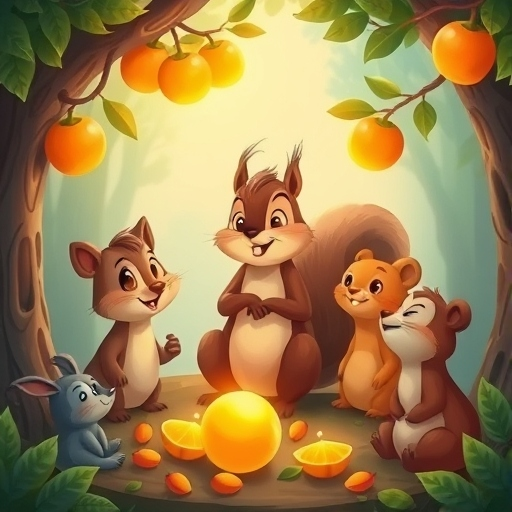
#> input picture Experiment_2_CvLab/img.jpeg, 512 x 512 px, found by its file name; its folder holds 5 pictures in this run
$ python 2_ex_CvLab.py
#> lines starting #> are read from the running program, lines starting #| are printed output that depends on the picture
import numpy as np
import matplotlib.pyplot as plt

def load_image(file_path):
    # Simulating manual image reading using matplotlib
#> called with file_path = 'Experiment_2_CvLab/img.jpeg'
    img = plt.imread(file_path)
#> img is the input picture: shape (512, 512, 3); mean R, G, B 157, 129.1, 80.6
    if img.dtype != np.uint8:  # Convert to 0-255 scale if necessary
        img = (img * 255).astype(np.uint8)
    return img

def scale_image(image, scale_factor):
#> called with scale_factor = 0.5
    height, width, channels = image.shape
#> height = 512; width = 512; channels = 3
    new_height, new_width = int(height * scale_factor), int(width * scale_factor)
#> new_height = 256; new_width = 256
    scaled_image = np.zeros((new_height, new_width, channels), dtype=np.uint8)

    for i in range(new_height):
        for j in range(new_width):
            # Map new pixel to the closest original pixel
            orig_i = int(i / scale_factor)
            orig_j = int(j / scale_factor)
            scaled_image[i, j] = image[orig_i, orig_j]
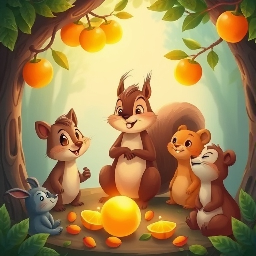
#> scaled_image: shape (256, 256, 3); mean R, G, B 157.1, 129.1, 80.7

    return scaled_image

def rotate_image(image, angle):
#> called with angle = 45
    angle_rad = np.deg2rad(angle)
    cos_theta = np.cos(angle_rad)
    sin_theta = np.sin(angle_rad)

    height, width, channels = image.shape
#> height = 512; width = 512; channels = 3
    center_x, center_y = width // 2, height // 2
#> center_x = 256; center_y = 256

    rotated_image = np.zeros_like(image)

    for i in range(height):
        for j in range(width):
            # Translate point to origin
            translated_x = j - center_x
            translated_y = i - center_y

            # Rotate point
            new_x = int(translated_x * cos_theta - translated_y * sin_theta + center_x)
            new_y = int(translated_x * sin_theta + translated_y * cos_theta + center_y)

            # Assign pixel if within bounds
            if 0 <= new_x < width and 0 <= new_y < height:
                rotated_image[i, j] = image[new_y, new_x]
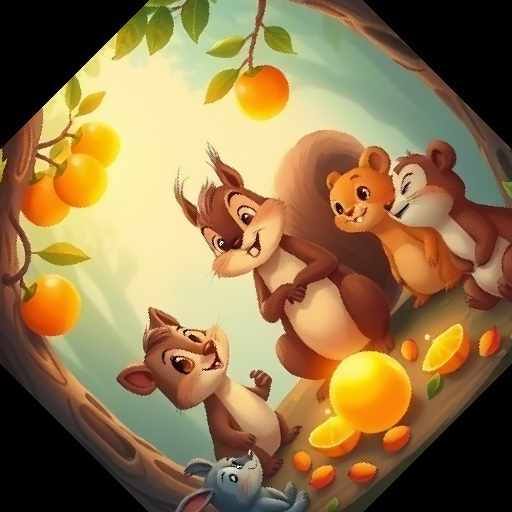
#> rotated_image: shape (512, 512, 3); mean R, G, B 144.5, 117.4, 74.4

    return rotated_image

def flip_image(image, mode="horizontal"):
#> called with mode = 'horizontal'
    height, width, channels = image.shape
#> height = 512; width = 512; channels = 3
    flipped_image = np.zeros_like(image)

    if mode == "horizontal":
        for i in range(height):
            for j in range(width):
                flipped_image[i, j] = image[i, width - j - 1]
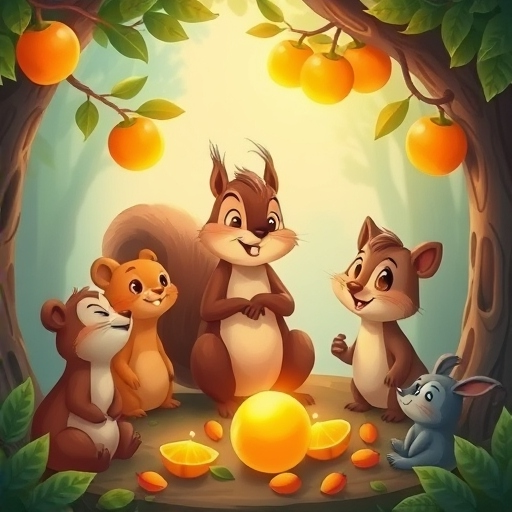
#> flipped_image: shape (512, 512, 3); mean R, G, B 157, 129.1, 80.6
    elif mode == "vertical":
        for i in range(height):
            for j in range(width):
                flipped_image[i, j] = image[height - i - 1, j]

    return flipped_image

def save_image(image, file_name):
    plt.imsave(f"{file_name}.jpg", image)

def main():
    image = load_image("Experiment_2_CvLab/img.jpeg")
    plt.imshow(image)
    plt.title("Original Image")
    plt.show()
    save_image(image, "output_original")

    # Perform scaling
    scale_factor = 0.5  # Reduce size by half
    scaled_image = scale_image(image, scale_factor)
    plt.imshow(scaled_image)
    plt.title("Scaled Image (50%)")
    plt.show()
    save_image(scaled_image, "output_scaled")

    # Perform rotation
    angle = 45  # Rotate by 45 degrees
    rotated_image = rotate_image(image, angle)
    plt.imshow(rotated_image)
    plt.title("Rotated Image (45 Degrees)")
    plt.show()
    save_image(rotated_image, "output_rotated")

    # Perform flipping
    flipped_image_h = flip_image(image, mode="horizontal")
    plt.imshow(flipped_image_h)
    plt.title("Flipped Image (Horizontal)")
    plt.show()
    save_image(flipped_image_h, "output_flipped_horizontal")

    flipped_image_v = flip_image(image, mode="vertical")
#> call 2 of flip_image, with mode = 'vertical'
#> after the loop in flip_image (call 2), `for i in range(height):`:
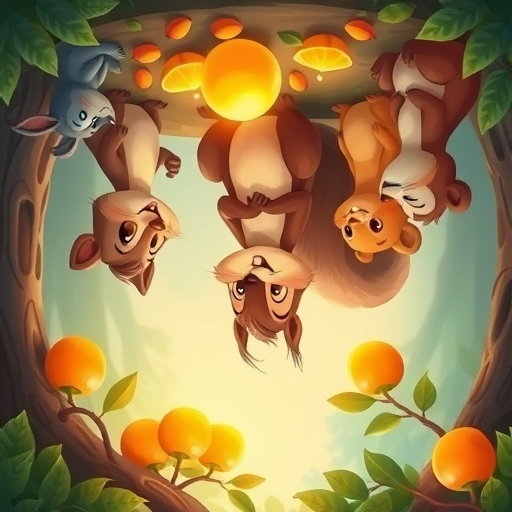
#> flipped_image: shape (512, 512, 3); mean R, G, B 157, 129.1, 80.6
    plt.imshow(flipped_image_v)
    plt.title("Flipped Image (Vertical)")
    plt.show()
    save_image(flipped_image_v, "output_flipped_vertical")

if __name__ == "__main__":
    main()
